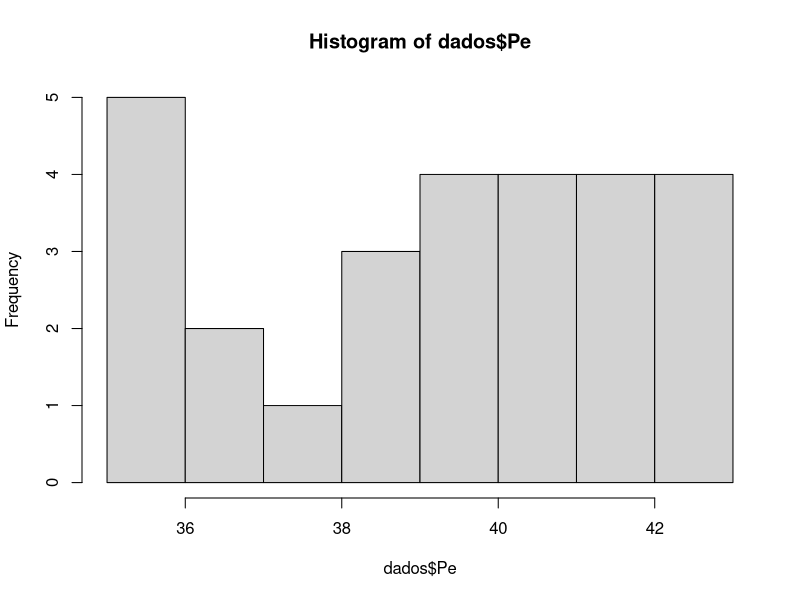
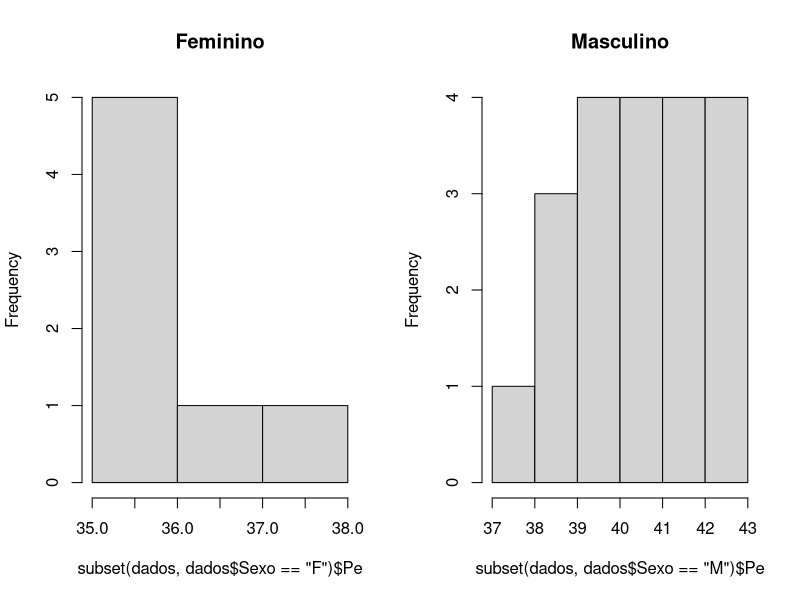
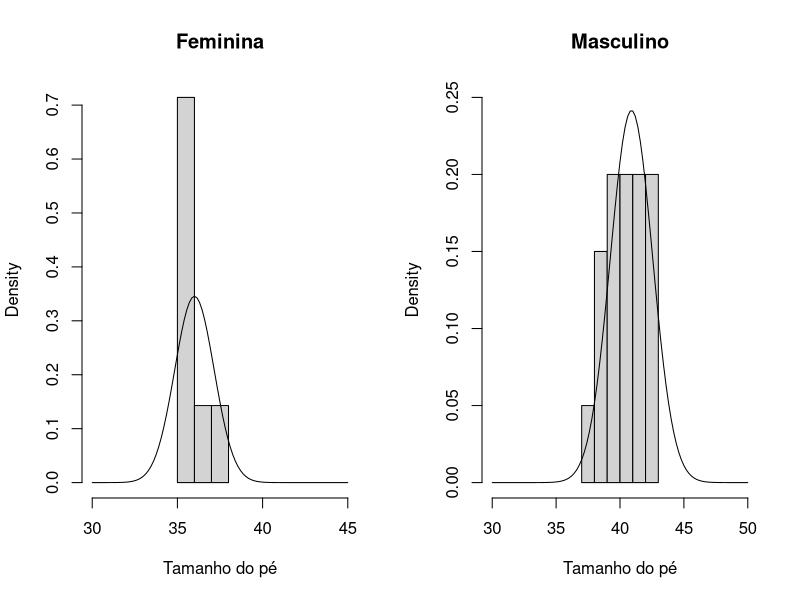
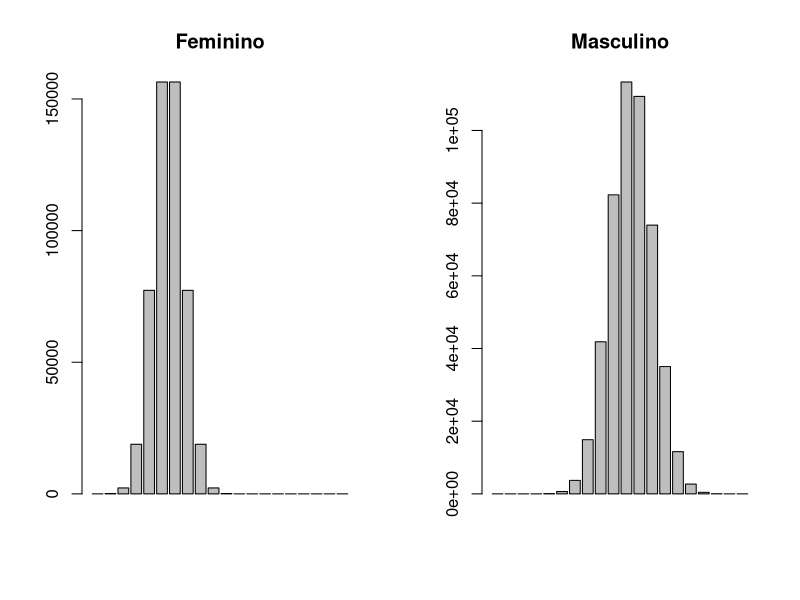
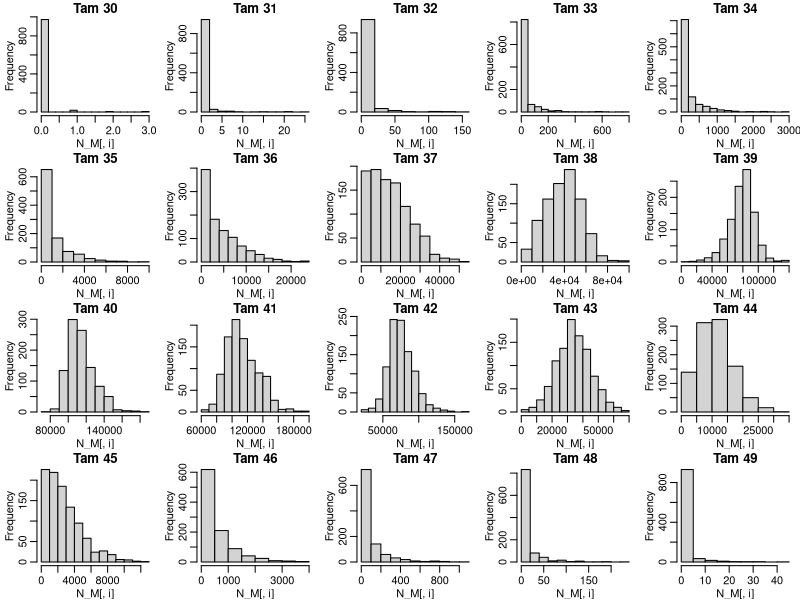
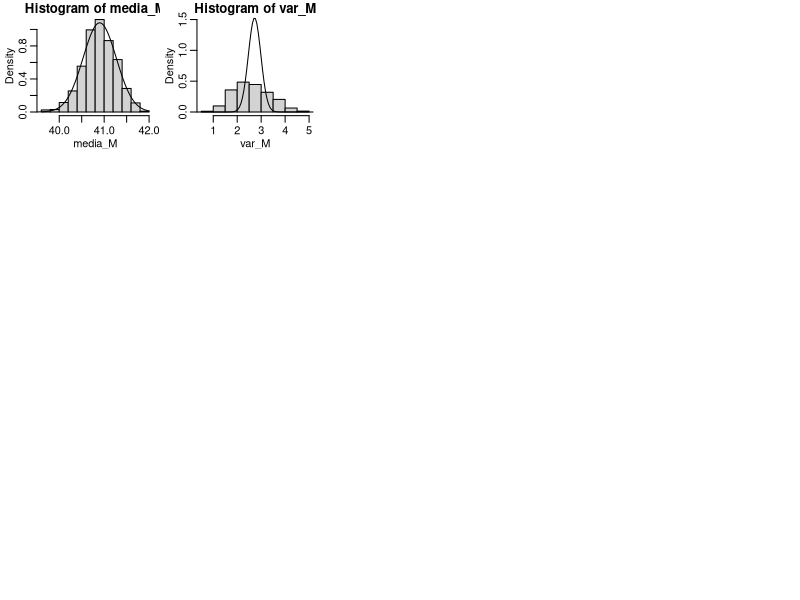

The R source for these figures, in order:
# Script 2 : Analisando experimento "tamanho do pé" ------------------
# Prof. Wagner Hugo Bonat LEG/UFPR -----------------------------------
# Data: 17/08/2018 ---------------------------------------------------
rm(list=ls())

# Carregando pacotes extra
require(ggplot2)

# Carregando a base de dados
dados <- read.table("dados_pe.csv", header = TRUE, sep = ",")

# Histograma
hist(dados$Pe)

# Histograma por sexo
par(mfrow = c(1,2))
hist(subset(dados, dados$Sexo == "F")$Pe, main = "Feminino")
hist(subset(dados, dados$Sexo == "M")$Pe, main = "Masculino")

# Estimadores pontuais para média e variancia pr sexo
Media <- tapply(dados$Pe, as.factor(dados$Sexo), mean)
Variancia <- tapply(dados$Pe, as.factor(dados$Sexo), var)

Media
Variancia

# Densidades estimadas -----------------------------------------------
par(mfrow = c(1,2))
hist(subset(dados, dados$Sexo == "F")$Pe, prob = TRUE, 
     main = "Feminina", xlim = c(30, 45), xlab = "Tamanho do pé")
curve(dnorm(x, mean = Media[1], sd = sqrt(Variancia[1]) ), 
      from = 30,  to = 45, add = TRUE)

hist(subset(dados, dados$Sexo == "M")$Pe, prob = TRUE,
     ylim = c(0, 0.25), main = "Masculino", xlim = c(30, 50), 
     xlab = "Tamanho do pé")
curve(dnorm(x, mean = Media[2], sd = sqrt(Variancia[2]) ), 
      from = 30,  to = 50, add = TRUE)


pnorm(32, mean = Media[1], sd = sqrt(Variancia[1]))*510000

# Calculando probabilidades
pe_F <- c(30:50)
prob_F <- pnorm(pe_F, mean = Media[1], sd = sqrt(Variancia[1]))
prob_F <- diff(prob_F)
res_F <- data.frame("Pe" = pe_F[-21], "Prob" = prob_F, 
                    "N Sapato" = round(prob_F*510000,0))
res_F
pe_M <- c(30:50)
prob_M <- pnorm(pe_M, mean = Media[2], sd = sqrt(Variancia[2]))
prob_M <- diff(prob_M)
res_M <- data.frame("Pe" = pe_M[-21], "Prob" = prob_M, 
                    "N Sapato" = round(prob_M*490000,0) )
res_M
par(mfrow = c(1,2))
barplot(res_F$N.Sapato, main = "Feminino")
barplot(res_M$N.Sapato, main = "Masculino")

# Intervalo de confiança para media e variancia amostral -------------
n_amostra <- tapply(dados$Pe, as.factor(dados$Sexo), length)
var_media <- Variancia/n_amostra
var_var <- Variancia/(2*n_amostra)

IC_media_F <- Media[1] + c(-1,1)*qnorm(0.975)*sqrt(var_media[1])
IC_media_M <- Media[2] + c(-1,1)*qnorm(0.975)*sqrt(var_media[2])

IC_var_F <- Variancia[1] + c(-1,1)*qnorm(0.975)*sqrt(var_var[1])
IC_var_M <- Variancia[2] + c(-1,1)*qnorm(0.975)*sqrt(var_var[2])

list("IC_F" = IC_media_F, "IC_M" = IC_media_M)
list("IC_F" = IC_var_F, "IC_M" = IC_var_M)

# Intervalo de confiança para as probabilidades ----------------------

# Reamostragem: Usa só os dados observados
amostra_M <- subset(dados, dados$Sexo == "M")$Pe
amostra_F <- subset(dados, dados$Sexo == "F")$Pe

media_M <- c()
var_M <- c()
N_M <- matrix(NA, ncol = c(length(pe_M)-1), nrow = 1000)

for(i in 1:1000) {
  y_temp <- amostra_M[sample(1:length(amostra_M), rep = TRUE)]
  media_M[i] <- mean(y_temp)
  var_M[i] <- var(y_temp)
  prob_M <- pnorm(pe_M, mean = media_M[i], sd = sqrt(var_M[i]))
  N_M[i,] <- round(diff(prob_M)*490000,0)
}

par(mfrow = c(4,5), mar=c(2.6, 2.8, 1.2, 0.5), mgp = c(1.6, 0.6, 0))
for(i in 1:20) {
  hist(N_M[,i], main = paste("Tam", pe_M[i]))
}
cbind(colMeans(N_M), res_M$N.Sapato)

# Distribuição empirica da media amostral
hist(media_M, prob = TRUE)

# Distribuição teórica assintótica da média amostral
curve(dnorm(x, mean = Media[2], sd = sqrt(Variancia[2]/20) ), 
      39, 42, add = TRUE)

hist(var_M, prob = TRUE, ylim = c(0, 1.5))
# Reproduzirem para variância!
curve(dnorm(x, mean = Variancia[2], sd = sqrt(Variancia[2]/40) ), 
      0, 6, add = TRUE)

